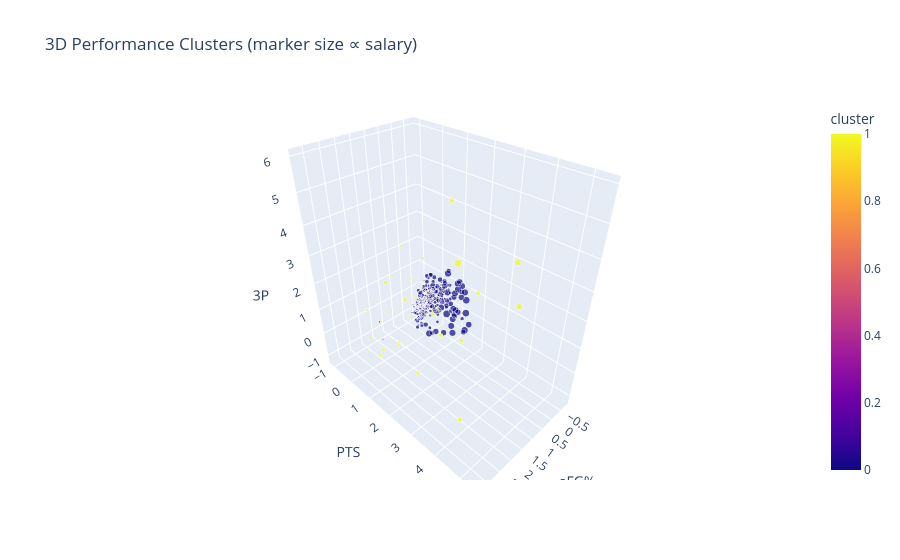

Here is the notebook cell this chart was saved with:
### Code cell
import unicodedata
def normalize_name(name):
    name = str(name)
    nfkd = unicodedata.normalize("NFKD", name)
    stripped = "".join(c for c in nfkd if not unicodedata.combining(c))
    return stripped.lower().strip()

# 2. Create normalized‐name columns
performance['Player_norm'] = performance['Player'].map(normalize_name)
salary['Player_norm'] = salary['Player'].map(normalize_name)

# 3. Merge salary into performance
performance = performance.merge(
    salary[['Player_norm','Salary']],
    on='Player_norm',
    how='left'
)

# 4. Fill any missing salaries
#median_sal = salary['Salary'].median()
#performance['Salary'] = performance['Salary'].fillna(median_sal)
performance= performance.dropna()


# 5. 3D scatter with marker size ∝ Salary
fig = px.scatter_3d(
    performance,
    x="eFG%",
    y="PTS",
    z="3P",
    color="cluster",
    size="Salary",
    size_max=12,
    hover_data=["Player","Salary"],
    title="3D Performance Clusters (marker size ∝ salary)"
)
fig.show(renderer="vscode")

### Figure 1 — Plotly figure (JSON) as saved in the notebook; plotly's stock layout.template omitted (floating-point values rounded to 4 significant figures; data arrays with more than 128 entries replaced by an {"elided": "..."} marker saying what was removed)
{"data": [{"customdata": {"elided": "341x2 mixed values"}, "hovertemplate": "eFG%=%{x}<br>PTS=%{y}<br>3P=%{z}<br>Salary=%{customdata[1]}<br>Player=%{customdata[0]}<br>cluster=%{marker.color}<extra></extra>", "legendgroup": "", "marker": {"color": {"elided": "341 int values"}, "coloraxis": "coloraxis", "size": {"elided": "341 float values"}, "sizemode": "area", "sizeref": 333800.0, "symbol": "circle"}, "mode": "markers", "name": "", "scene": "scene", "showlegend": false, "type": "scatter3d", "x": {"elided": "341 float values"}, "y": {"elided": "341 float values"}, "z": {"elided": "341 float values"}}], "layout": {"coloraxis": {"colorbar": {"title": {"text": "cluster"}}, "colorscale": [[0, "#0d0887"], [0.1111, "#46039f"], [0.2222, "#7201a8"], [0.3333, "#9c179e"], [0.4444, "#bd3786"], [0.5556, "#d8576b"], [0.6667, "#ed7953"], [0.7778, "#fb9f3a"], [0.8889, "#fdca26"], [1, "#f0f921"]]}, "legend": {"itemsizing": "constant", "tracegroupgap": 0}, "scene": {"domain": {"x": [0, 1], "y": [0, 1]}, "xaxis": {"title": {"text": "eFG%"}}, "yaxis": {"title": {"text": "PTS"}}, "zaxis": {"title": {"text": "3P"}}}, "title": {"text": "3D Performance Clusters (marker size ∝ salary)"}}}
